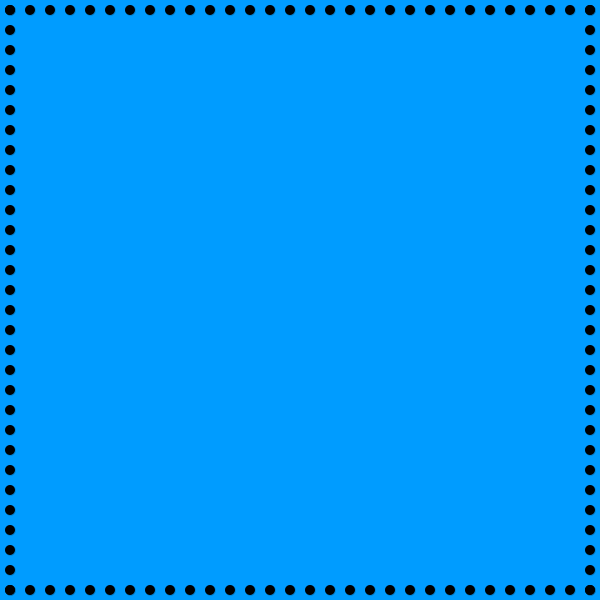
Frame 1 (no input)
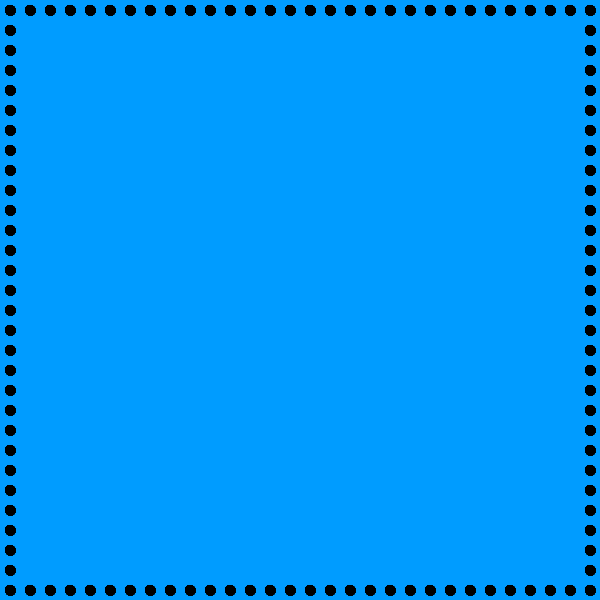
Frame 60 (the mouse pressed at the canvas centre just before this capture)
Frame 120 (the mouse held since frame 60 and released just before this capture): identical to frame 60, image omitted

The Processing sketch that drew these frames (run headless with seeded random() and noise(); from frame 60 on, the mouse is pressed at the canvas centre):

// Processing sketch: processing_25452
// ── processing_25452.pde

int x;
int y;
void setup() {
  size(600,600);
  background(0,156,255);
  smooth();
  x=100;
  y=100;
}

void draw() {
  stroke(0);
  strokeWeight(10);
  strokeJoin(ROUND);
  x=mouseX;
  y=mouseY;

  if (mousePressed == true) {
    if(mouseButton == LEFT) {
      line(x+43,y+40,x+43,y+76);
      line(x+27,y+36,x+27,y+72);
      //body
      fill(255);
      stroke(255);
      strokeWeight(10);
      strokeJoin(ROUND);
      beginShape();
      vertex(x+25,y+20);
      vertex(x+45,y+30);
      vertex(x+45,y+70);
      vertex(+x+25,y+65);
      endShape(CLOSE);
      //balck part
      fill(0);
      strokeWeight(0);
      beginShape();
      vertex(x+20,y+20);
      vertex(x+50,y+30);
      vertex(x+50,y+60);
      vertex(x+20,y+55);
      endShape(CLOSE);
      //arms
      stroke(0);
      strokeWeight(10);
      strokeJoin(ROUND);
      line(x+50,y+50,x+57,y+62);
      line(x+25,y+40,x+15,y+57);
      //papper box head
      float mx=map(mouseX, 0, width, 0, 255);
      float my=map(mouseY,0,height,0,255);
      fill(255,my,mx);
      strokeWeight(1);
      stroke(0);
      beginShape();
      vertex(x-7,y+40);
      vertex(x-7,y-50);
      vertex(x+30,y-60);
      vertex(x+95,y-50);
      vertex(x+95,y+40);
      vertex(x+58,y+50);
      endShape(CLOSE);
      line(x-7,y-50,x+58,y-40);
      line(x+58,y-40,x+95,y-50);
      line(x+58,y-40,x+58,y+50);
      //black eyes
      fill(0);
      stroke(0);
      ellipse(x+7,y+1,22,22);//left eye
      ellipse(x+42,y+5,22,22);//right eye
      //eye line
      stroke(255);
      strokeWeight(2);
      line(x,y,x+15,y+2);
      line(x+35,y+4,x+50,y+6);
    }
    else if(mouseButton == RIGHT) {
      line(x+43,y+40,x+43,y+76);
      line(x+27,y+36,x+27,y+72);
      //body
      fill(255);
      stroke(255);
      strokeWeight(10);
      strokeJoin(ROUND);
      beginShape();
      vertex(x+25,y+20);
      vertex(x+45,y+30);
      vertex(x+45,y+70);
      vertex(+x+25,y+65);
      endShape(CLOSE);
      //balck part
      fill(0);
      strokeWeight(0);
      beginShape();
      vertex(x+20,y+20);
      vertex(x+50,y+30);
      vertex(x+50,y+60);
      vertex(x+20,y+55);
      endShape(CLOSE);
      //arms
      stroke(0);
      strokeWeight(10);
      strokeJoin(ROUND);
      line(x+50,y+50,x+57,y+47);
      line(x+25,y+50,x+15,y+40);
      //papper box head
      float mx=map(mouseX, 0, width, 0, 255);
      float my=map(mouseX,mouseY,height,0,255);
      fill(my,200,mx);
      strokeWeight(1);
      stroke(0);
      beginShape();
      vertex(x-7,y+40);
      vertex(x-7,y-50);
      vertex(x+30,y-60);
      vertex(x+95,y-50);
      vertex(x+95,y+40);
      vertex(x+58,y+50);
      endShape(CLOSE);
      line(x-7,y-50,x+58,y-40);
      line(x+58,y-40,x+95,y-50);
      line(x+58,y-40,x+58,y+50);
      //black eyes
      fill(0);
      stroke(0);
      ellipse(x+7,y+1,22,22);//left eye
      ellipse(x+42,y+5,22,22);//right eye
      //eye line
      stroke(255);
      fill(255);
      strokeWeight(2);
      ellipse(x+7,y+1,16,16);
      ellipse(x+42,y+5,10,10);
      fill(0);
      stroke(0);
      ellipse(x+8,y+3,2,2);
      ellipse(x+40,y+6,2,2);
      //drop line
      stroke(0,156,255);
      strokeWeight(1);
      line(x+90,y-45,x+90,y+10);
      line(x+85,y-40,x+85,y+3);
      line(x+80,y-40,x+80,y-15);
      line(x+75,y-39,x+75,y-5);
      line(x+70,y-30,x+70,y-20);
    }
  }    
  else if(keyPressed) {
    stroke(0,156,255);  
    strokeWeight(0);
    fill(0,156,255);
    ellipse(x,y,50,50);
    //key pressed
  }
  else {
    for(int e=0; e<width; e+=20) {
      strokeWeight(0);
      fill(map(mouseX,50,width,0,255),map(mouseY,height,0,255,0),map(mouseX,mouseY,width,0,255));
      ellipse(e+10,590,10,10);
      ellipse(590,e+10,10,10);
      ellipse(e+10,10,10,10);
      ellipse(10,e+10,10,10);
    }
    //
    stroke(0);
    strokeWeight(10);
    strokeJoin(ROUND);
  }
}
